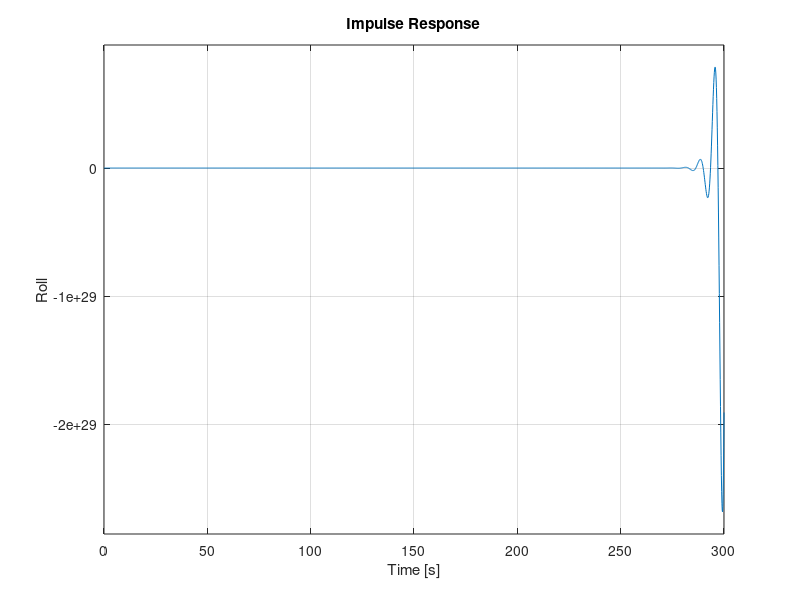
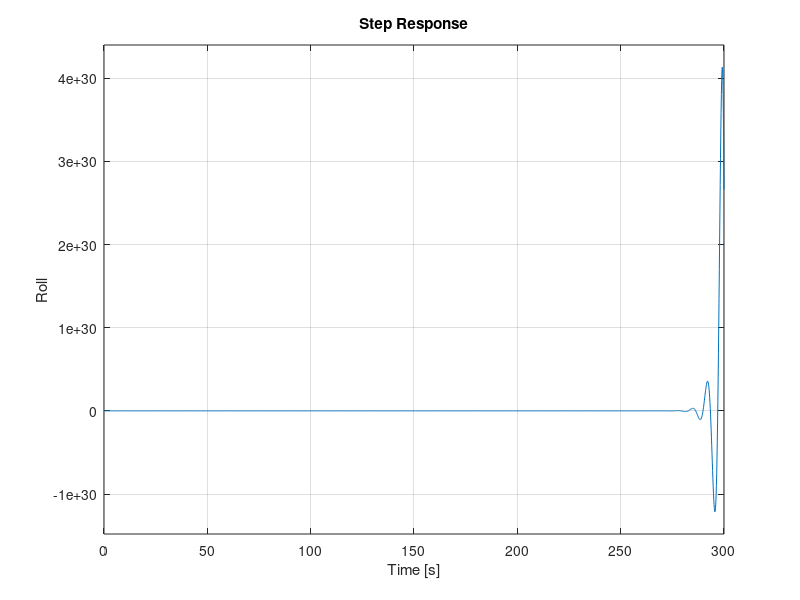
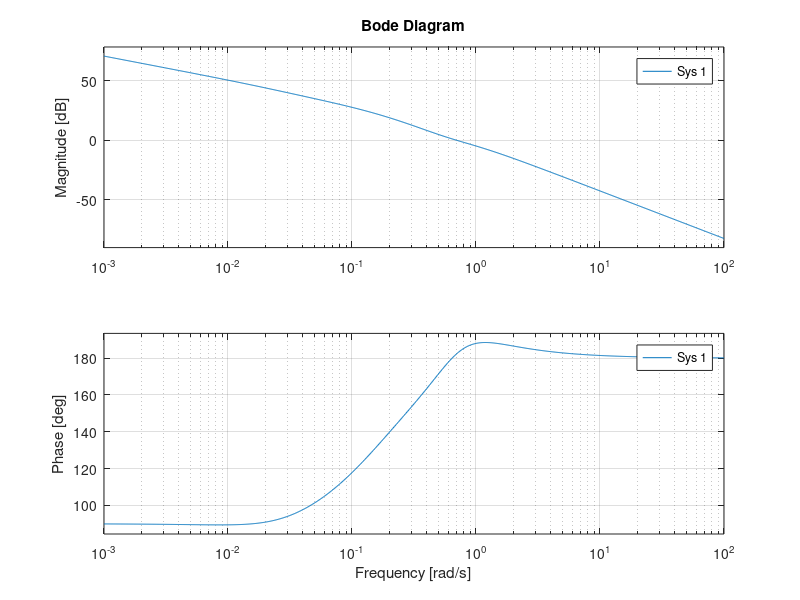

Recreate these plots in MATLAB, in order.
% Lateral aerodynamic coefficients
Y_beta_over_V = -1;
Y_p_over_V = 0.75;
Y_r_over_V = -0.50;
g = 9.81;
g_over_V = 0.05;
Y_A_over_V = 0.5;
Y_R_over_V = -1;
L_beta = 0.1;
L_p = 0.1;
L_r = 0.1;
L_A = 0.25;
L_R = 1;
N_beta = 0.25;
N_p = 0.25;
N_r = -0.25;
N_A = 0.25;
N_R = 0.75;

% Longitudinal aerodynamic coefficients
X_u = -0.1;
g = 9.81;
Z_u_over_V = -0.1;
Z_a_over_V = -0.1;
M_q = -0.5;
M_u = -0.05;
M_lambda = -5;
X_E = -1;
M_E = -10;
X_lambda = -14;
Z_E_over_V = -0.1;
Z_lambda_over_V = -1;


% State variables, this is an LTI system
A = [X_u, X_lambda, 0, -g, 0, 0, 0, 0, 0;
     Z_u_over_V, Z_lambda_over_V, 1, 0, 0, 0, 0, 0, 0;
     M_u, M_lambda, M_q, 0, 0, 0, 0, 0, 0;
     0, 0, 1, 0, 0, 0, 0, 0, 0;
     0, 0, 0, 0, Y_beta_over_V, Y_p_over_V, (Y_r_over_V-1), g_over_V, 0;
     0, 0, 0, 0, L_beta, L_p, L_r, 0, 0;
     0, 0, 0, 0, N_beta, N_p, N_r, 0, 0;
     0, 0, 0, 0, 0, 1, 0, 0, 0;
     0, 0, 0, 0, 0, 0, 1, 0, 0];

B = [1, 0, 0;
     1, 0, 0;
     M_E, 0, 0;
     0, 0, 0;
     0, Y_A_over_V, Y_R_over_V;
     0, L_A, L_R;
     0, N_A, N_R;
     0, 0, 0;
     0, 0, 0];

C = [0, 0, 0, 1, 0, 0, 0, 0, 0;
     0, 0, 0, 0, 0, 0, 0, 0, 1];

D = 0;


%%%%%%%%%% Open loop system analysis %%%%%%%%%%
open_loop_sys = ss(A, B, C, D, 'InputName', {'Elevator', 'Aileron', 'Rubber'}, 'OutputName', {'Pitch', 'Roll'});
T = tf(open_loop_sys);


%%%%%%%%%% Time analysis %%%%%%%%%%
% impulse response
figure(1)
subplot(1, 3, 1)
impulse(T(1, 1))

subplot(1, 3, 2)
impulse(T(2, 2))
subplot(1, 3, 3)
impulse(T(2, 3))

% step response
figure(2)
subplot(1, 3, 1)
step(T(1, 1))

subplot(1, 3, 2)
step(T(2, 2))
subplot(1, 3, 3)
step(T(2, 3))

%%%%%%%%%% Frequency analysis%%%%%%%%%%
figure(3)
subplot(1, 3, 1)
bode(T(1, 1))
[gm_pitch_input_elevator, pm_pitch_input_elevator] = margin(T(1, 1));

subplot(1, 3, 2)
bode(T(2, 2))
[gm_roll_input_aileron, pm_roll_input_aileron] = margin(T(2, 2));
subplot(1, 3, 3)
bode(T(2, 3))
[gm_roll_input_rubber, pm_roll_input_rubber] = margin(T(2, 3));








